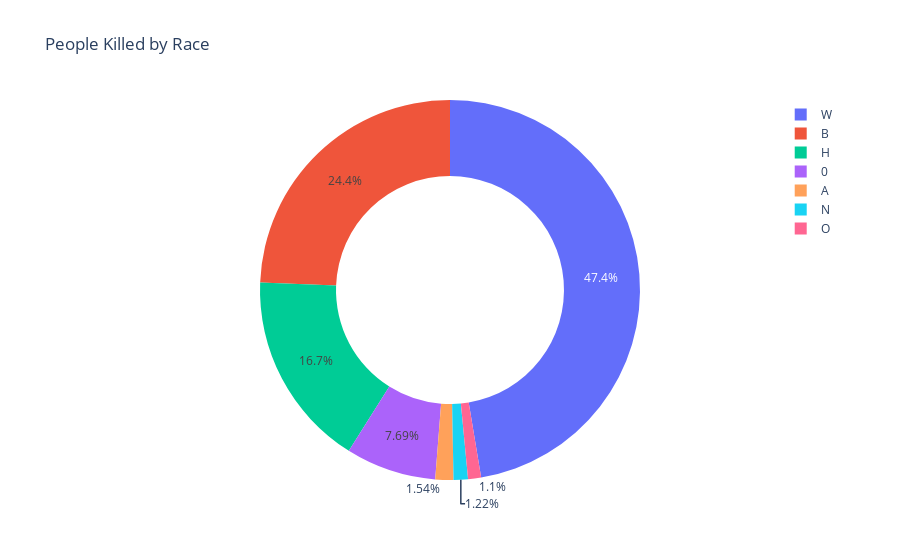

The notebook cell saved with this chart:
### Code cell
fata_race_donut = px.pie(
    names=df_fata_race.index,
    values=df_fata_race.values,
    hole=0.6,
    title="People Killed by Race",
)
fata_race_donut.show()

### Figure 1 — Plotly figure (JSON) as saved in the notebook; plotly's stock layout.template omitted (floating-point values rounded to 4 significant figures)
{"data": [{"domain": {"x": [0, 1], "y": [0, 1]}, "hole": 0.6, "hovertemplate": "label=%{label}<br>value=%{value}<extra></extra>", "labels": ["W", "B", "H", 0, "A", "N", "O"], "legendgroup": "", "name": "", "showlegend": true, "type": "pie", "values": [1201, 618, 423, 195, 39, 31, 28]}], "layout": {"autosize": true, "legend": {"tracegroupgap": 0}, "title": {"text": "People Killed by Race"}}}
